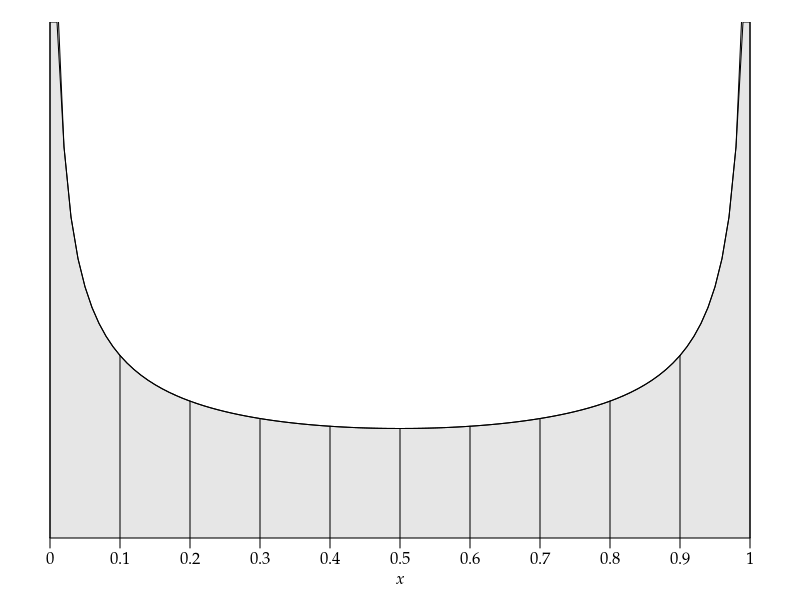

Reproduce this figure in R. (Note: this script raises an error after producing the figure.)
args = commandArgs()
basename = sub(".R$", "", sub("^--file=(.*/)?", "", args[grep("^--file=", args)]))
if (length(basename) != 0)
    pdf(file=paste0(basename, "_tmp.pdf"), colormodel="gray", width=7, height=3)
# par(family="HiraKakuProN-W3")
par(family="Palatino")
par(mgp=c(1.5,0.5,0)) # title and axis margins. default: c(3,1,0)
# par(mar=c(6,1,1,1)+0.1) # bottom, left, top, right margins. default: c(5,4,4,2)+0.1
par(mar=c(3,1,1,1)+0.1) # bottom, left, top, right margins. default: c(5,4,4,2)+0.1

plot(NULL, xlim=c(0,1), ylim=c(0,3), xlab=expression(italic(x)), ylab="", yaxs="i", axes=FALSE)
t = (0:10)/10
axis(1, at=t, labels=t)
mtext(expression(italic(z)), 1, 4.5)
x = seq(0, 1, 0.01)
y = pmin(3, sapply(x, function(x) dbeta(x,0.5,0.5)))
polygon(c(x,x[length(x)],x[1]), c(y,0,0), col=gray(0.9))
segments(t, 0, t, c(3, dbeta((1:9)/10,0.5,0.5), 3))
curve(dbeta(x, 0.5, 0.5), add=TRUE)

dev.off()
embedFonts(paste0(basename, "_tmp.pdf"), outfile=paste0(basename, ".pdf"),
           options="-c \"<</NeverEmbed []>> setdistillerparams\" -f ")
